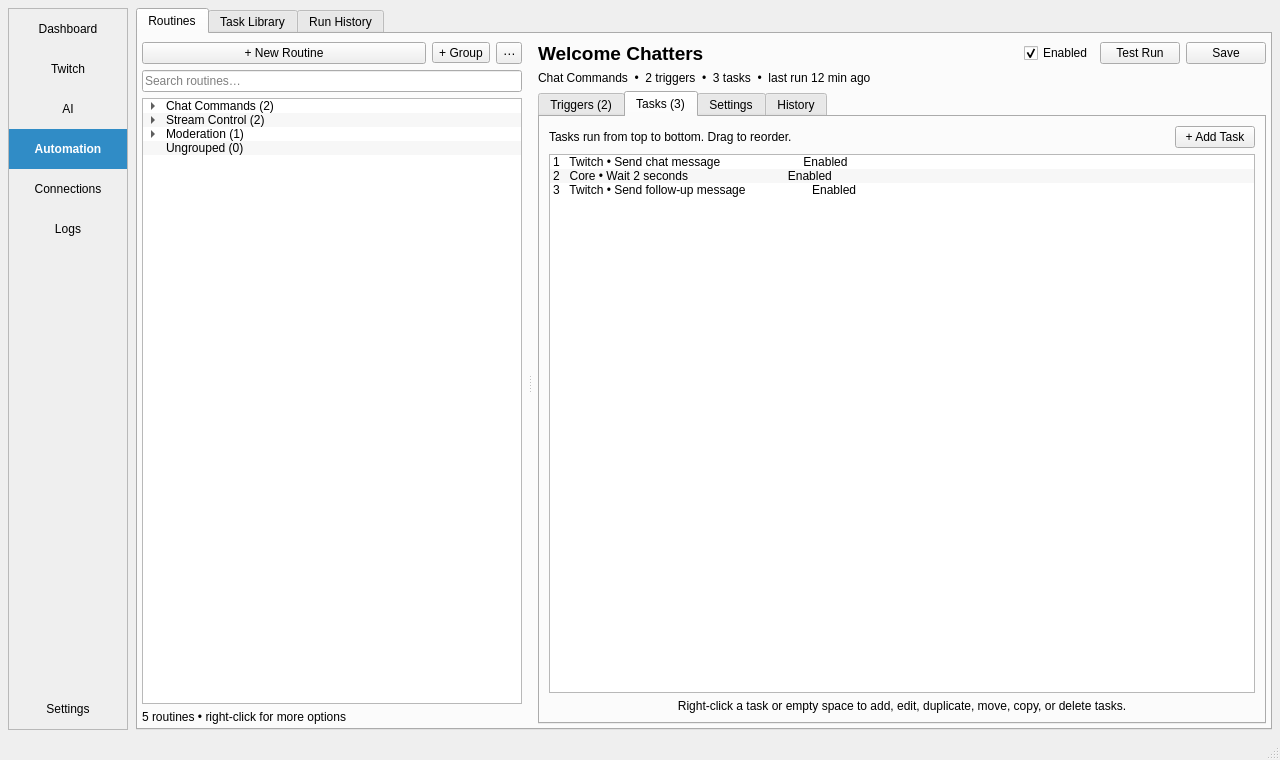
<?xml version="1.0" encoding="UTF-8"?>
<ui version="4.0">
 <class>AutomationRoutinesMockup</class>
 <widget class="QMainWindow" name="AutomationRoutinesMockup">
  <property name="geometry">
   <rect><x>0</x><y>0</y><width>1280</width><height>760</height></rect>
  </property>
  <property name="minimumSize">
   <size><width>760</width><height>480</height></size>
  </property>
  <property name="windowTitle"><string>Streamhouse Hub — Automation UI Mockup</string></property>
  <widget class="QWidget" name="centralwidget">
   <layout class="QHBoxLayout" name="rootLayout">
    <property name="spacing"><number>8</number></property>
    <property name="leftMargin"><number>8</number></property>
    <property name="topMargin"><number>8</number></property>
    <property name="rightMargin"><number>8</number></property>
    <property name="bottomMargin"><number>8</number></property>
    <item>
     <widget class="QFrame" name="navigationFrame">
      <property name="minimumSize"><size><width>120</width><height>0</height></size></property>
      <property name="maximumSize"><size><width>170</width><height>16777215</height></size></property>
      <property name="frameShape"><enum>QFrame::Shape::StyledPanel</enum></property>
      <property name="styleSheet">
       <string notr="true">QPushButton { border: none; border-radius: 0px; padding: 0px; min-height: 40px; }
QPushButton:hover { background-color: palette(midlight); }
QPushButton:checked { background-color: palette(highlight); color: palette(highlighted-text); font-weight: bold; }</string>
      </property>
      <layout class="QVBoxLayout" name="navigationLayout">
       <property name="spacing"><number>0</number></property>
       <property name="leftMargin"><number>0</number></property>
       <property name="topMargin"><number>0</number></property>
       <property name="rightMargin"><number>0</number></property>
       <property name="bottomMargin"><number>0</number></property>
       <item><widget class="QPushButton" name="dashboardButton"><property name="text"><string>Dashboard</string></property></widget></item>
       <item><widget class="QPushButton" name="channelButton"><property name="text"><string>Twitch</string></property></widget></item>
       <item><widget class="QPushButton" name="aiButton"><property name="text"><string>AI</string></property></widget></item>
       <item><widget class="QPushButton" name="automationButton"><property name="text"><string>Automation</string></property><property name="checkable"><bool>true</bool></property><property name="checked"><bool>true</bool></property></widget></item>
       <item><widget class="QPushButton" name="connectionsButton"><property name="text"><string>Connections</string></property></widget></item>
       <item><widget class="QPushButton" name="logsButton"><property name="text"><string>Logs</string></property></widget></item>
       <item><spacer name="navigationSpacer"><property name="orientation"><enum>Qt::Orientation::Vertical</enum></property><property name="sizeHint" stdset="0"><size><width>20</width><height>40</height></size></property></spacer></item>
       <item><widget class="QPushButton" name="settingsButton"><property name="text"><string>Settings</string></property></widget></item>
      </layout>
     </widget>
    </item>
    <item>
     <widget class="QTabWidget" name="automationTabs">
      <property name="currentIndex"><number>0</number></property>
      <widget class="QWidget" name="routinesPage">
       <attribute name="title"><string>Routines</string></attribute>
       <layout class="QVBoxLayout" name="routinesPageLayout">
        <property name="leftMargin"><number>4</number></property>
        <property name="topMargin"><number>8</number></property>
        <property name="rightMargin"><number>4</number></property>
        <property name="bottomMargin"><number>4</number></property>
        <item>
         <widget class="QSplitter" name="routineSplitter">
          <property name="orientation"><enum>Qt::Orientation::Horizontal</enum></property>
          <property name="childrenCollapsible"><bool>false</bool></property>
          <widget class="QWidget" name="routineBrowserPanel">
           <property name="minimumSize"><size><width>230</width><height>0</height></size></property>
           <layout class="QVBoxLayout" name="routineBrowserLayout">
            <property name="leftMargin"><number>0</number></property>
            <property name="topMargin"><number>0</number></property>
            <property name="rightMargin"><number>6</number></property>
            <property name="bottomMargin"><number>0</number></property>
            <item>
             <layout class="QHBoxLayout" name="routineToolbarLayout">
              <item><widget class="QPushButton" name="newRoutineButton"><property name="text"><string>+ New Routine</string></property></widget></item>
              <item><widget class="QToolButton" name="newGroupButton"><property name="text"><string>+ Group</string></property></widget></item>
              <item><widget class="QToolButton" name="routineMenuButton"><property name="text"><string>⋯</string></property></widget></item>
             </layout>
            </item>
            <item><widget class="QLineEdit" name="routineSearchEdit"><property name="placeholderText"><string>Search routines…</string></property><property name="clearButtonEnabled"><bool>true</bool></property></widget></item>
            <item>
             <widget class="QTreeWidget" name="routineTree">
              <property name="headerHidden"><bool>true</bool></property>
              <property name="alternatingRowColors"><bool>true</bool></property>
              <property name="dragDropMode"><enum>QAbstractItemView::DragDropMode::InternalMove</enum></property>
              <column><property name="text"><string>Routines</string></property></column>
              <item>
               <property name="text"><string>Chat Commands (2)</string></property>
               <property name="expanded"><bool>true</bool></property>
               <item><property name="text"><string>Welcome Chatters</string></property></item>
               <item><property name="text"><string>Social Links</string></property></item>
              </item>
              <item>
               <property name="text"><string>Stream Control (2)</string></property>
               <property name="expanded"><bool>true</bool></property>
               <item><property name="text"><string>Going Live Setup</string></property></item>
               <item><property name="text"><string>End Stream</string></property></item>
              </item>
              <item>
               <property name="text"><string>Moderation (1)</string></property>
               <item><property name="text"><string>Handle Spam</string></property></item>
              </item>
              <item><property name="text"><string>Ungrouped (0)</string></property></item>
             </widget>
            </item>
            <item><widget class="QLabel" name="routineCountLabel"><property name="text"><string>5 routines • right-click for more options</string></property></widget></item>
           </layout>
          </widget>
          <widget class="QWidget" name="routineEditorPanel">
           <layout class="QVBoxLayout" name="routineEditorLayout">
            <property name="leftMargin"><number>6</number></property>
            <property name="topMargin"><number>0</number></property>
            <property name="rightMargin"><number>0</number></property>
            <property name="bottomMargin"><number>0</number></property>
            <item>
             <layout class="QHBoxLayout" name="selectedRoutineHeaderLayout">
              <item><widget class="QLabel" name="selectedRoutineNameLabel"><property name="font"><font><pointsize>14</pointsize><bold>true</bold></font></property><property name="text"><string>Welcome Chatters</string></property></widget></item>
              <item><spacer name="selectedRoutineHeaderSpacer"><property name="orientation"><enum>Qt::Orientation::Horizontal</enum></property><property name="sizeHint" stdset="0"><size><width>40</width><height>20</height></size></property></spacer></item>
              <item><widget class="QCheckBox" name="routineEnabledCheck"><property name="text"><string>Enabled</string></property><property name="checked"><bool>true</bool></property></widget></item>
              <item><widget class="QPushButton" name="testRoutineButton"><property name="text"><string>Test Run</string></property></widget></item>
              <item><widget class="QPushButton" name="saveRoutineButton"><property name="text"><string>Save</string></property></widget></item>
             </layout>
            </item>
            <item><widget class="QLabel" name="selectedRoutineSummaryLabel"><property name="text"><string>Chat Commands  •  2 triggers  •  3 tasks  •  last run 12 min ago</string></property></widget></item>
            <item>
             <widget class="QTabWidget" name="routineEditorTabs">
              <property name="currentIndex"><number>1</number></property>
              <widget class="QWidget" name="triggersTab">
               <attribute name="title"><string>Triggers (2)</string></attribute>
               <layout class="QVBoxLayout" name="triggersLayout">
                <item>
                 <layout class="QHBoxLayout" name="triggerToolbarLayout">
                  <item><widget class="QLabel" name="triggerHelpLabel"><property name="text"><string>Any enabled trigger can start this routine.</string></property></widget></item>
                  <item><spacer name="triggerToolbarSpacer"><property name="orientation"><enum>Qt::Orientation::Horizontal</enum></property><property name="sizeHint" stdset="0"><size><width>40</width><height>20</height></size></property></spacer></item>
                  <item><widget class="QPushButton" name="addTriggerButton"><property name="text"><string>+ Add Trigger</string></property></widget></item>
                 </layout>
                </item>
                <item>
                 <widget class="QGroupBox" name="commandTriggerCard">
                  <property name="title"><string>Twitch • Chat Command</string></property>
                  <layout class="QFormLayout" name="commandTriggerLayout">
                   <item row="0" column="0"><widget class="QLabel" name="commandLabel"><property name="text"><string>Command</string></property></widget></item>
                   <item row="0" column="1"><widget class="QLineEdit" name="commandEdit"><property name="text"><string>!welcome</string></property></widget></item>
                   <item row="1" column="0"><widget class="QLabel" name="aliasesLabel"><property name="text"><string>Alternate commands</string></property></widget></item>
                   <item row="1" column="1"><widget class="QLineEdit" name="aliasesEdit"><property name="text"><string>!hello, !hi</string></property></widget></item>
                   <item row="2" column="0"><widget class="QLabel" name="permissionsLabel"><property name="text"><string>Who can use it</string></property></widget></item>
                   <item row="2" column="1"><widget class="QComboBox" name="permissionsCombo"><item><property name="text"><string>Everyone</string></property></item><item><property name="text"><string>Subscribers</string></property></item><item><property name="text"><string>VIPs and moderators</string></property></item><item><property name="text"><string>Broadcaster only</string></property></item></widget></item>
                  </layout>
                 </widget>
                </item>
                <item>
                 <widget class="QGroupBox" name="manualTriggerCard">
                  <property name="title"><string>Hub • Manual Trigger</string></property>
                  <layout class="QHBoxLayout" name="manualTriggerLayout">
                   <item><widget class="QLabel" name="manualTriggerLabel"><property name="text"><string>Allows this routine to be run manually from Streamhouse Hub.</string></property></widget></item>
                   <item><spacer name="manualTriggerSpacer"><property name="orientation"><enum>Qt::Orientation::Horizontal</enum></property><property name="sizeHint" stdset="0"><size><width>40</width><height>20</height></size></property></spacer></item>
                   <item><widget class="QCheckBox" name="manualTriggerEnabledCheck"><property name="text"><string>Enabled</string></property><property name="checked"><bool>true</bool></property></widget></item>
                  </layout>
                 </widget>
                </item>
                <item><spacer name="triggersSpacer"><property name="orientation"><enum>Qt::Orientation::Vertical</enum></property><property name="sizeHint" stdset="0"><size><width>20</width><height>40</height></size></property></spacer></item>
               </layout>
              </widget>
              <widget class="QWidget" name="tasksTab">
               <attribute name="title"><string>Tasks (3)</string></attribute>
               <layout class="QVBoxLayout" name="tasksLayout">
                <item>
                 <layout class="QHBoxLayout" name="taskToolbarLayout">
                  <item><widget class="QLabel" name="taskHelpLabel"><property name="text"><string>Tasks run from top to bottom. Drag to reorder.</string></property></widget></item>
                  <item><spacer name="taskToolbarSpacer"><property name="orientation"><enum>Qt::Orientation::Horizontal</enum></property><property name="sizeHint" stdset="0"><size><width>40</width><height>20</height></size></property></spacer></item>
                  <item><widget class="QPushButton" name="addTaskButton"><property name="text"><string>+ Add Task</string></property></widget></item>
                 </layout>
                </item>
                <item>
                 <widget class="QListWidget" name="taskList">
                  <property name="alternatingRowColors"><bool>true</bool></property>
                  <property name="dragDropMode"><enum>QAbstractItemView::DragDropMode::InternalMove</enum></property>
                  <property name="contextMenuPolicy"><enum>Qt::ContextMenuPolicy::CustomContextMenu</enum></property>
                  <item><property name="text"><string>1   Twitch • Send chat message                         Enabled</string></property></item>
                  <item><property name="text"><string>2   Core • Wait 2 seconds                              Enabled</string></property></item>
                  <item><property name="text"><string>3   Twitch • Send follow-up message                    Enabled</string></property></item>
                 </widget>
                </item>
                <item><widget class="QLabel" name="taskContextHintLabel"><property name="alignment"><set>Qt::AlignmentFlag::AlignCenter</set></property><property name="text"><string>Right-click a task or empty space to add, edit, duplicate, move, copy, or delete tasks.</string></property></widget></item>
               </layout>
              </widget>
              <widget class="QWidget" name="routineSettingsTab">
               <attribute name="title"><string>Settings</string></attribute>
               <layout class="QVBoxLayout" name="routineSettingsLayout">
                <item>
                 <widget class="QGroupBox" name="routineBasicsGroup">
                  <property name="title"><string>Routine</string></property>
                  <layout class="QFormLayout" name="routineBasicsLayout">
                   <item row="0" column="0"><widget class="QLabel" name="routineNameLabel"><property name="text"><string>Name</string></property></widget></item>
                   <item row="0" column="1"><widget class="QLineEdit" name="routineNameEdit"><property name="text"><string>Welcome Chatters</string></property></widget></item>
                   <item row="1" column="0"><widget class="QLabel" name="routineGroupLabel"><property name="text"><string>Group</string></property></widget></item>
                   <item row="1" column="1"><widget class="QComboBox" name="routineGroupCombo"><item><property name="text"><string>Chat Commands</string></property></item><item><property name="text"><string>Stream Control</string></property></item><item><property name="text"><string>Moderation</string></property></item><item><property name="text"><string>Ungrouped</string></property></item><item><property name="text"><string>Create new group…</string></property></item></widget></item>
                   <item row="2" column="0"><widget class="QLabel" name="routineDescriptionLabel"><property name="text"><string>Description</string></property></widget></item>
                   <item row="2" column="1"><widget class="QLineEdit" name="routineDescriptionEdit"><property name="text"><string>Greets chatters when requested.</string></property></widget></item>
                  </layout>
                 </widget>
                </item>
                <item>
                 <widget class="QGroupBox" name="cooldownGroup">
                  <property name="title"><string>Cooldowns</string></property>
                  <layout class="QFormLayout" name="cooldownLayout">
                   <item row="0" column="0"><widget class="QLabel" name="globalCooldownLabel"><property name="text"><string>Routine cooldown</string></property></widget></item>
                   <item row="0" column="1"><widget class="QSpinBox" name="globalCooldownSpin"><property name="suffix"><string> seconds</string></property><property name="maximum"><number>86400</number></property><property name="value"><number>10</number></property></widget></item>
                   <item row="1" column="0"><widget class="QLabel" name="userCooldownLabel"><property name="text"><string>Per-user cooldown</string></property></widget></item>
                   <item row="1" column="1"><widget class="QSpinBox" name="userCooldownSpin"><property name="suffix"><string> seconds</string></property><property name="maximum"><number>86400</number></property><property name="value"><number>30</number></property></widget></item>
                   <item row="2" column="1"><widget class="QCheckBox" name="modsIgnoreCooldownCheck"><property name="text"><string>Broadcaster and moderators ignore cooldowns</string></property><property name="checked"><bool>true</bool></property></widget></item>
                  </layout>
                 </widget>
                </item>
                <item><spacer name="routineSettingsSpacer"><property name="orientation"><enum>Qt::Orientation::Vertical</enum></property><property name="sizeHint" stdset="0"><size><width>20</width><height>40</height></size></property></spacer></item>
               </layout>
              </widget>
              <widget class="QWidget" name="historyTab">
               <attribute name="title"><string>History</string></attribute>
               <layout class="QVBoxLayout" name="historyLayout">
                <item><widget class="QTableWidget" name="historyTable"><property name="columnCount"><number>4</number></property><property name="rowCount"><number>3</number></property><column><property name="text"><string>When</string></property></column><column><property name="text"><string>Trigger</string></property></column><column><property name="text"><string>Result</string></property></column><column><property name="text"><string>Duration</string></property></column><item row="0" column="0"><property name="text"><string>12 min ago</string></property></item><item row="0" column="1"><property name="text"><string>!welcome</string></property></item><item row="0" column="2"><property name="text"><string>Completed</string></property></item><item row="0" column="3"><property name="text"><string>2.1 s</string></property></item><item row="1" column="0"><property name="text"><string>48 min ago</string></property></item><item row="1" column="1"><property name="text"><string>Manual</string></property></item><item row="1" column="2"><property name="text"><string>Completed</string></property></item><item row="1" column="3"><property name="text"><string>2.0 s</string></property></item><item row="2" column="0"><property name="text"><string>2 h ago</string></property></item><item row="2" column="1"><property name="text"><string>!hello</string></property></item><item row="2" column="2"><property name="text"><string>Completed</string></property></item><item row="2" column="3"><property name="text"><string>2.2 s</string></property></item></widget></item>
               </layout>
              </widget>
             </widget>
            </item>
           </layout>
          </widget>
         </widget>
        </item>
       </layout>
      </widget>
      <widget class="QWidget" name="taskLibraryPage">
       <attribute name="title"><string>Task Library</string></attribute>
       <layout class="QVBoxLayout" name="taskLibraryLayout">
        <item><widget class="QLineEdit" name="taskLibrarySearchEdit"><property name="placeholderText"><string>Search available tasks…</string></property><property name="clearButtonEnabled"><bool>true</bool></property></widget></item>
        <item><widget class="QTreeWidget" name="taskLibraryTree"><property name="headerHidden"><bool>true</bool></property><column><property name="text"><string>Tasks</string></property></column><item><property name="text"><string>Twitch</string></property><property name="expanded"><bool>true</bool></property><item><property name="text"><string>Send chat message</string></property></item><item><property name="text"><string>Run ad</string></property></item><item><property name="text"><string>Change stream title</string></property></item></item><item><property name="text"><string>Core</string></property><property name="expanded"><bool>true</bool></property><item><property name="text"><string>Wait</string></property></item><item><property name="text"><string>Write to log</string></property></item></item><item><property name="text"><string>OBS (future)</string></property></item><item><property name="text"><string>Voice (future)</string></property></item></widget></item>
       </layout>
      </widget>
      <widget class="QWidget" name="allRunHistoryPage">
       <attribute name="title"><string>Run History</string></attribute>
       <layout class="QVBoxLayout" name="allRunHistoryLayout">
        <item><widget class="QLabel" name="allRunHistoryLabel"><property name="text"><string>Recent routine executions, errors, and task-level diagnostics will appear here.</string></property></widget></item>
        <item><widget class="QTableWidget" name="allRunHistoryTable"><property name="columnCount"><number>5</number></property><column><property name="text"><string>When</string></property></column><column><property name="text"><string>Routine</string></property></column><column><property name="text"><string>Trigger</string></property></column><column><property name="text"><string>Result</string></property></column><column><property name="text"><string>Duration</string></property></column></widget></item>
       </layout>
      </widget>
     </widget>
    </item>
   </layout>
  </widget>
  <widget class="QStatusBar" name="statusbar"><property name="sizeGripEnabled"><bool>true</bool></property></widget>
 </widget>
 <resources/>
 <connections/>
</ui>
